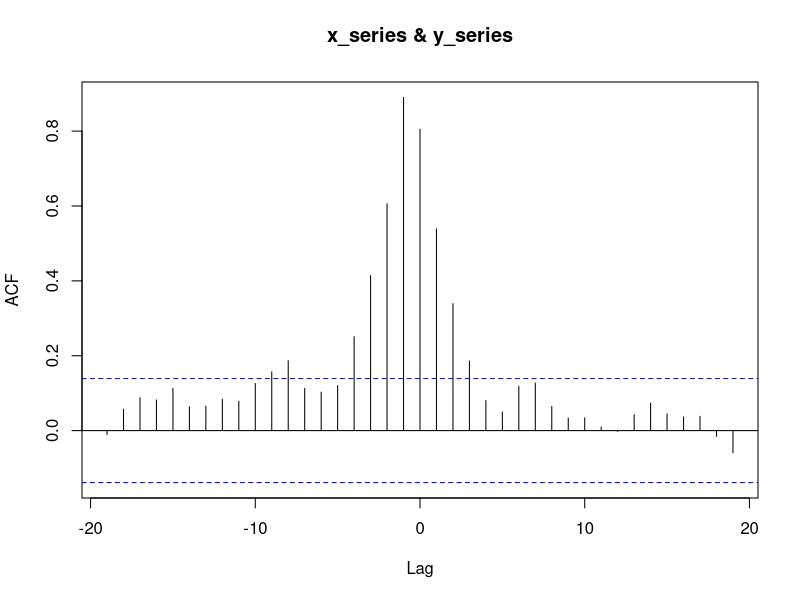
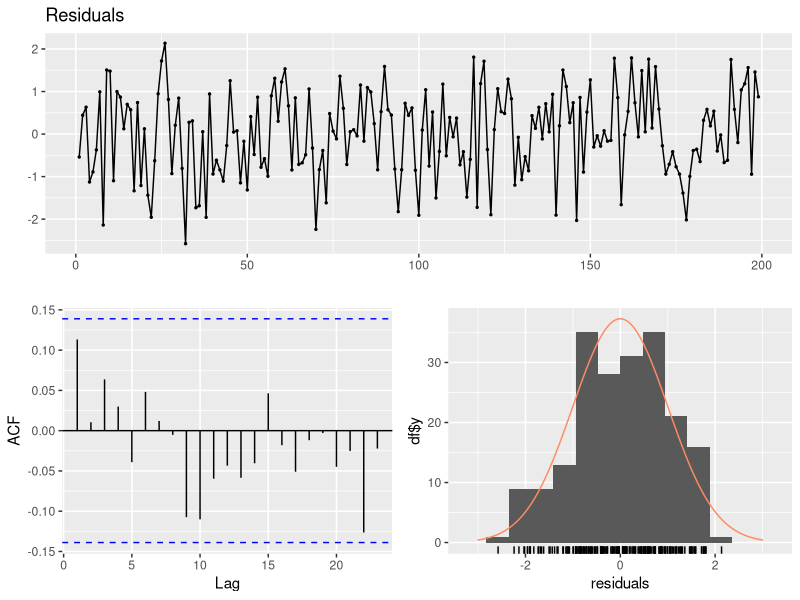
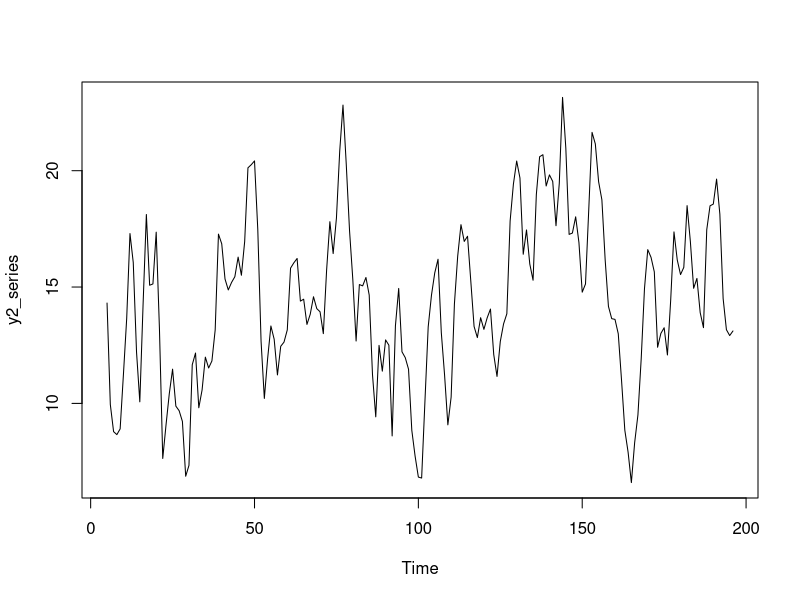
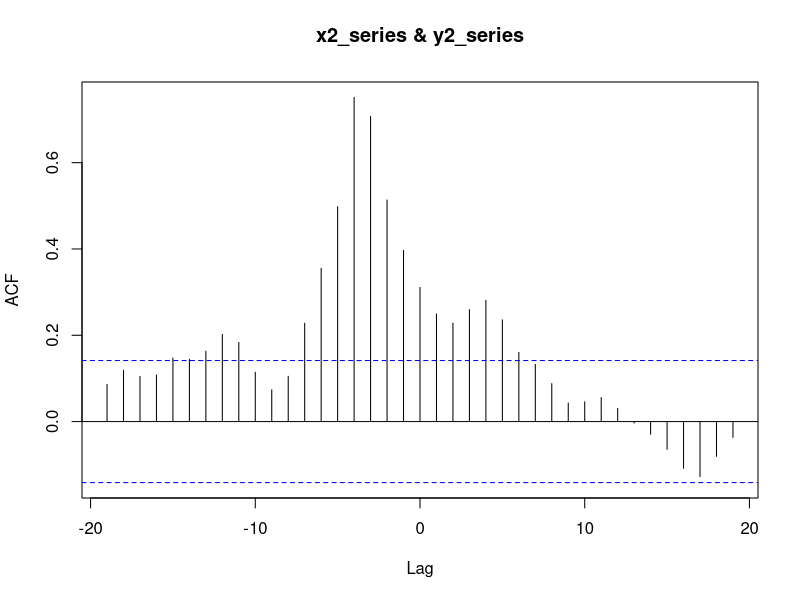
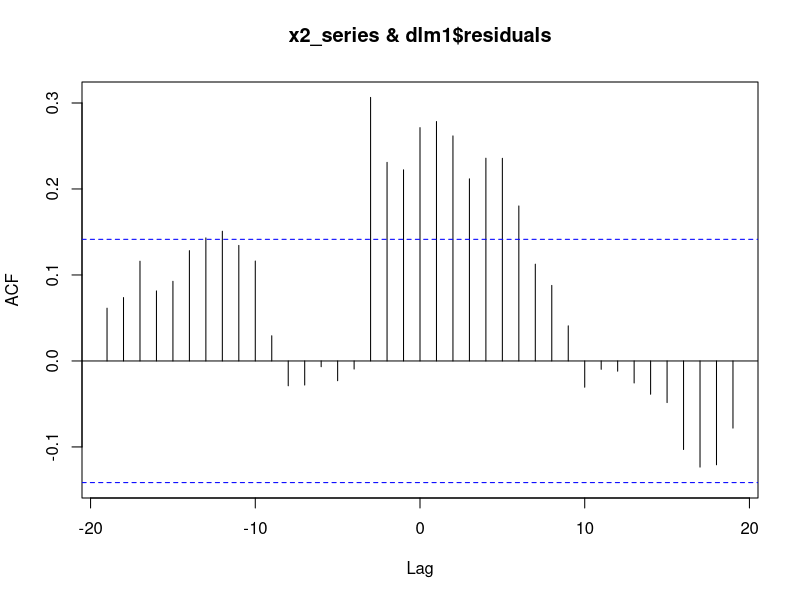
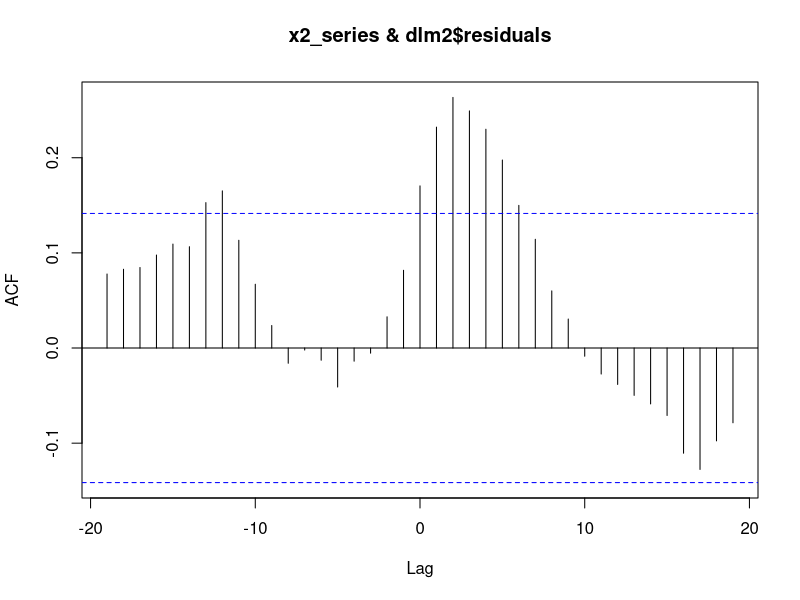
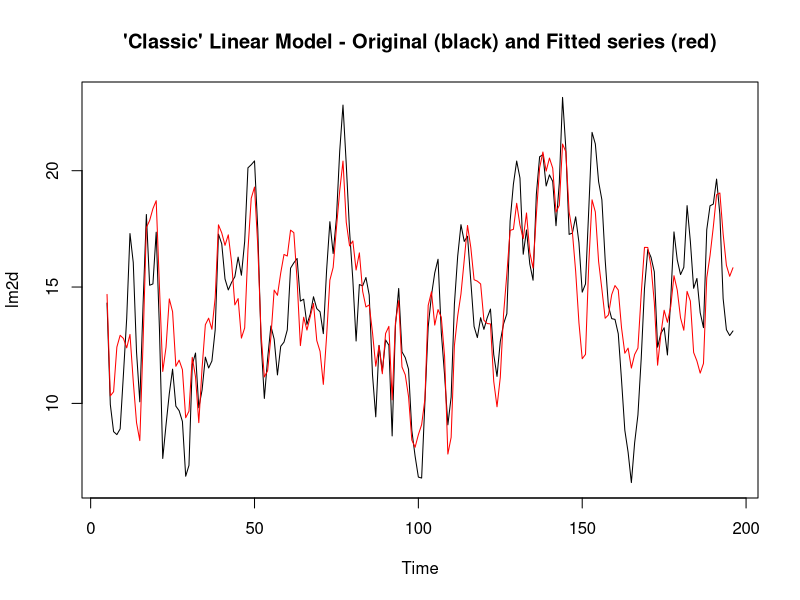
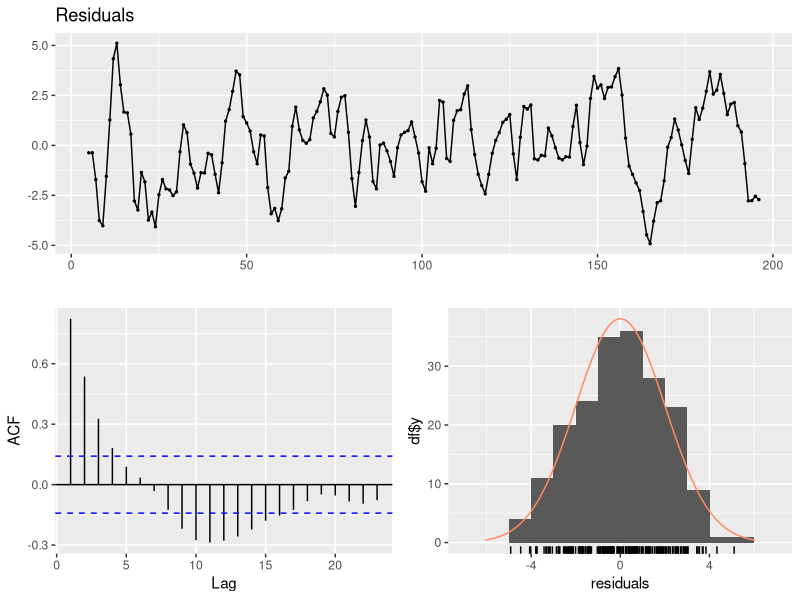

These figures' R source, in order:
############################
library(forecast)
library(dynlm)
library(lmtest)
# nacteni knihoven

############################
### dynamicke linearni modely
# jak modelovat zavislost mezi casovymi radami

## priklad pro umela data 
# generovani dat
set.seed(999)
x_series <- arima.sim(n = 200, list(order = c(1,0,0), ar = 0.7, sd=1))
  # nasimulovany AR(1) proces
z <- ts.intersect(lag(x_series, 0), lag(x_series, -1)) 
  # hodnoty rady x_series v case t a t-1
y_series <- 15 + 0.8*z[,1] + 1.5*z[,2] + rnorm(199,0,1)
  # kombinace aktualni a zpozdene hodnoty + nahodne chyby
xy_series <- ts.intersect(y_series, z)
  # datovy soubor s jednou zavislou a dvema znezavislymi promennymi

# jak vypada kroskorelacni funkce?
ccf(x_series, y_series)
  # nejvetsi zavislost o 1 krok dozadu

# model pomoci bezne linearni regrese
lm1 <- lm(xy_series[,1] ~ xy_series[,2] + xy_series[,3])
summary(lm1)
  # popis modelu

checkresiduals(lm1)
  # popis residui modelu
  # abychom mohli pouzit klasicky linearni model, musi byt residua normalni, 
  #   s konstantnim rozptylem a NEKORELOVANA
  # nekorelovanosti residui se tyka i vypsany test (Breusch-Godfrey)
  #   je-li p-hodnota > alfa 0.05, pak residua jsou nekorelovana az do radu 10

# model pomoci dynamickeho modelovani
dlm1 <- dynlm(y_series ~ L(x_series, 0) + L(x_series, 1))
summary(dlm1)
  # stejny vysledek

### Jak pracovat s korelovanymi residui 
# generovani dat
set.seed(999)
x2_series <- arima.sim(n = 200, list(order = c(1,0,0), ar = 0.7, sd=1))
z2 <- ts.intersect(x2_series, lag(x2_series, -3), lag(x2_series, -4)) 
y2_series <- 15 + 0.8*z2[,2] + 1.5*z2[,3] 
y2_errors <- arima.sim(n = 196, list(order = c(1,0,1), ar = 0.6, ma = 0.6), sd=1)
y2_series <- y2_series + y2_errors
plot(y2_series)
  # zavisle promenna - casova rada

# chceme modelovat zavislost y2 na x2
# nejprve hledame, zda je zavislost v case t nebo se zpozdenim
ccf(x2_series, y2_series)
(mc <- which.max(ccf(x2_series, y2_series, plot = F)$acf))
  # maximalni korelace na 24 pozici
ccf(x2_series, y2_series, plot=F)$lag[mc]
  # se zpozdenim 4 kroku

# dynamicky model
dlm1 <- dynlm(y2_series ~ L(x2_series, 4))
summary(dlm1)
  # zavislost je prukazna
  # je to cela zavislost nebo jeste neco v datech zbylo?
ccf(x2_series, dlm1$residuals)
dlm2 <- dynlm(y2_series ~ L(x2_series, 3) + L(x2_series, 4))
summary(dlm2)
  # prukazna zavislost o 3 i 4 kroky zpet
ccf(x2_series, dlm2$residuals)
  # nyni uz v datech zadna zavislost neni

# vyznamnost koeficientu
lm2d <- ts.intersect(y2_series, dlm2$fitted.values)
plot.ts(lm2d, plot.type = "single", col=c("black","red"), 
        lty=c(1,1), lwd=c(1,1),
        main = "'Classic' Linear Model - Original (black) and Fitted series (red)") 
  # jak model sedi na data

# kontrola residui
checkresiduals(dlm2)
  # autokorelovana residua

# do modelu pridame autokorelovana residua
x2Lagged <- cbind(
  xLag0 = x2_series,
  xLag3 = lag(x2_series, -3),
  xLag4 = lag(x2_series, -4))
xy2_series <- ts.union(y2_series, x2Lagged)
  # matice se zavisle promennou a posunutymi nezavisle promennymi

# do prikazu auto.arima muzeme pridat i matici regresoru
arima1 <- auto.arima(xy2_series[,1], xreg = xy2_series[,3:4])
arima1

# jak vypadaji residua tohoto modelu
checkresiduals(arima1)
  # ok

# zakresleni modelu do dat
arima1d <- ts.intersect(na.omit(xy2_series[,1]), arima1$fitted)
plot.ts(arima1d, plot.type = "single", col=c("black","red"), 
        lty=c(1,1), lwd=c(1,1),
        main = "ARIMA errors model - Original (black) and Fitted series (red)") 

# vyznamnost koeficientu ARIMA modelu
coeftest(arima1)

########################
### Samostatne 

# hledejte optimalni model pro radu ozonu v datech airquality v zavislosti na ostatnich promennych
data("airquality")
par(mfrow = c(2, 2))
plot(ts(airquality$Wind))
plot(ts(airquality$Solar.R))
plot(ts(airquality$Temp))
plot(ts(airquality$Ozone))
par(mfrow = c(1, 1))

########################
data("M1Germany")
head(M1Germany)
  # ekonomicka ctvrtletni data z Nemecka
  # M1 index "financni zasoby"

plot(M1Germany$logm1)
  # casova rada s trendem a sezonnosti, jak pro ni najit optimalni model?

# autokorelacni funkce
par(mfrow = c(2, 1))
acf(M1Germany$logm1, na.action = na.pass)
pacf(M1Germany$logm1, na.action = na.pass)
par(mfrow = c(1, 1))
  # je videt vysoka autokorelovanost (diky trendu)

# zavislost na ostatnich raddach
par(mfrow = c(3, 1))
ccf(M1Germany$logm1, M1Germany$logprice, na.action = na.pass)
ccf(M1Germany$logm1, M1Germany$loggnp, na.action = na.pass)
ccf(M1Germany$logm1, M1Germany$interest, na.action = na.pass)
par(mfrow = c(1, 1))
  # je videt vysoka korelovanost s ostatnimi radami
  # s logprice a loggnp s nulovym zpozdenim
  # s interest se zpozdenim 4 roky

# model pro radu jako takovou - z minula
plot(decompose(M1Germany$logm1))

m1 <- dynlm(M1Germany$logm1 ~ trend(M1Germany$logm1) + season(M1Germany$logm1))
summary(m1)
  # odhady koeficientu trendu i sezonni slozky

# potrebuji matici "vysvetlujicich promennych tohoto modelu
zavisla <- m1$model[,1]
x.reg1 <- m1$model[,2:3]
x.reg2 <- cbind("trend" = x.reg1[,1],"Q2" = ifelse(x.reg1[,2] == "Q2", 1, 0),
              "Q3" = ifelse(x.reg1[,2] == "Q3", 1, 0),"Q4" = ifelse(x.reg1[,2] == "Q4", 1, 0))
x.reg3 <- as.matrix(x.reg2)
  # auto.arima potrebuje regresory ve tvaru matice
m2 <- auto.arima(zavisla, xreg = x.reg3)
summary(m2)
  # vysledny model
checkresiduals(m2)

###########################
# zavislost na ostatnich promennych
m3 <- dynlm(M1Germany$logm1 ~ M1Germany$logprice + M1Germany$loggnp + M1Germany$interest)
  # zavislost v aktualnim case
summary(m3)
  # shrnuti modelu
# ale neni lepsi brat i promenne interest zavislost se zpozdenim?
m4 <- dynlm(M1Germany$logm1 ~ M1Germany$logprice + M1Germany$loggnp + L(M1Germany$interest, -4))
  # zpozdeni o 4 kroky
summary(m4)
  # nevypada to

acf(m3$residuals)
  # mam korelovana residua, musim pridat jeste cast arima
# vytvoreni matice regresoru
x.reg <- as.matrix(M1Germany[,2:4])
m5 <- auto.arima(M1Germany$logm1, xreg = x.reg)
summary(m5)               
coeftest(m5)
  # vsechny koeficienty modelu jsou vyznamne
acf(m5$residuals, na.action = na.pass)
  # nekorelovana residua - dobry model
checkresiduals(m5)

# auto arima
m6 <- auto.arima(M1Germany$logm1)
summary(m6)
acf(m6$residuals, na.action = na.pass)
  # nekorelovana residua - dobry model

# ktery model je nejlepsi?
BIC(m1)
BIC(m2)
BIC(m3)
BIC(m5)
BIC(m6)
  # m2 a m5 jsou srovnatelne

plot(M1Germany$logm1)
lines(m2$fitted, col = 2)
lines(m5$fitted, col = 3)
  # oba modely sedi dobre

# predpovedi
# mohu pocitat jen pro model m2, pro model m5 nemam hodnoty regresoru
newd1 <- data.frame("trend" = seq(36.25, 38, by = 0.25), "Q2" = c(0,1,0,0,0,1,0,0),
                "Q3" = c(0,0,1,0,0,0,1,0), "Q4" = c(0,0,0,1,0,0,0,1))
newd2 <- as.matrix(newd1)
f2 <- forecast(m2, xreg = newd2)
plot(f2)
f2
  # vykresleni a vypsani predpovedi s intervaly spolehlivosti

#############################
### Samostatne

# pouzijte databazi EuStockMarkets a zkuste najit optimalni model pro index DAX
  # databaze burzovnich indexu
plot(EuStockMarkets[,1])

# sezonnost si vyzkousejte na rade
plot(UKgas)

# nactete data EMG a hledejte optimalni model pro radu iEMG
